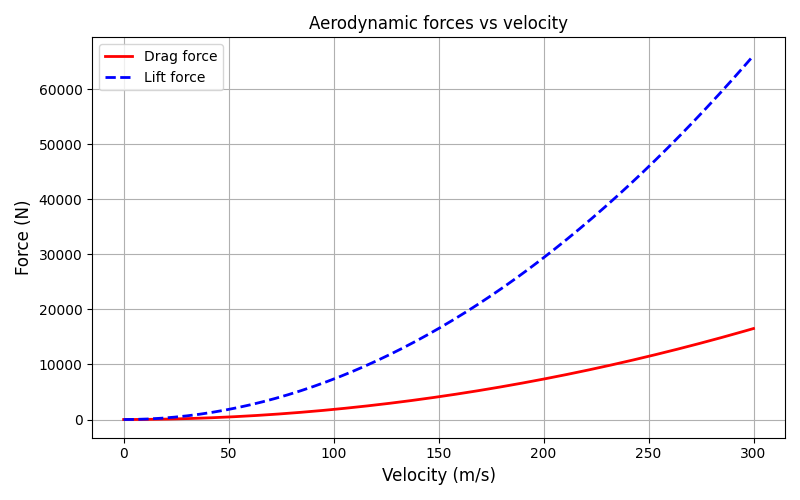

Source code (Python):
import numpy as np
import matplotlib.pyplot as plt

rho = 1.225
A   = 1.0
Cd  = 0.3
Cl  = 1.2

v = np.linspace(0, 300, 200)

D = 0.5 * rho * v**2 * Cd * A
L = 0.5 * rho * v**2 * Cl * A

plt.figure(figsize=(8, 5))
plt.plot(v, D, 'r-',  linewidth=2, label='Drag force')
plt.plot(v, L, 'b--', linewidth=2, label='Lift force')
plt.xlabel('Velocity (m/s)', fontsize=12)
plt.ylabel('Force (N)',      fontsize=12)
plt.title('Aerodynamic forces vs velocity')
plt.legend()
plt.grid(True)
plt.tight_layout()
plt.savefig('drag_lift_plot.png', dpi=150, bbox_inches='tight')
plt.show()
